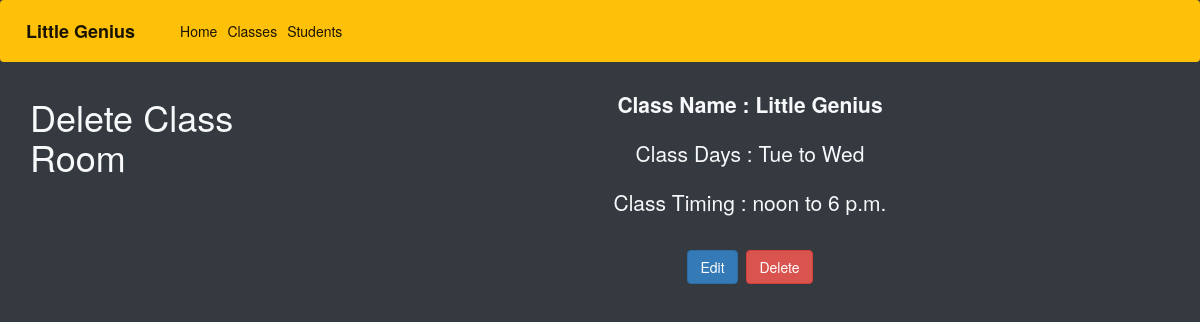
The app's page /class/19 with its own data.
### genius/models.py (models this page shows)
class Create_Class(models.Model):
    created_by = models.ForeignKey(
        User, on_delete=models.SET_NULL, null=True, default=1)
    class_name = models.CharField(max_length=150, null=True)
    from_choice = (
        ('Mon', 'Monday'),
        ('Tue', 'Tuesday'),
        ('Wed', 'Wednesday'),
        ('Thu', 'Thursday'),
        ('Fri', 'Friday'),
        ('Sat', 'Saturday'),
        ('Sun', 'Sunday'),
    )
    from_days = models.CharField(max_length=10, choices=from_choice)
    to_days = models.CharField(max_length=10, choices=from_choice)
    from_time = models.TimeField()
    to_time = models.TimeField()
    created_on = models.DateTimeField(auto_now=True)
    def get_absolute_url(self):
        return f"/class/{self.pk}"
    def get_edit_url(self):
        return f"{self.get_absolute_url()}/edit"
    def get_delete_url(self):
        return f"{self.get_absolute_url()}/delete"

### genius/views.py (the view)
# urls.py: path('class/<int:id>', Class_Detail, name='detail'),
def Class_Detail(request, id):
    objs = get_object_or_404(Create_Class, id=id)
    templatename = 'genius/class_detail.html'
    context = {'obj': objs, 'form': None}
    return render(request, templatename, context)

### genius/templates/genius/class_detail.html
{% extends 'base.html' %}
{% block content %}
<div class="row ">
    <div class="col">
        <h1 class="ml-4">Delete Class Room</h1>
    </div>
    <div class="col-9 text-center">
        <div class="">
            <div class="card-dark text-light ">
                    <div class="card-body">
                        <p class="lead font-weight-bold">Class Name : {{obj.class_name}}</p>
                        <p class="lead">Class Days : {{obj.from_days}} to {{obj.to_days}}</p>
                        <p class="lead">Class Timing : {{obj.from_time}} to {{obj.to_time}}</p>
                    </div>
                    <div class="card-foot mb-3">
                        <a class="btn btn-primary" href="{{ obj.get_edit_url }}">Edit</a>
                        <a class="btn btn-danger ml-2" href="{{ obj.get_delete_url }}">Delete</a>
                    </div>
                </div>
            </div>
        </div>
    </div>
</div>
{% endblock content %}

### records on screen
Create_Class: class_name "Little Genius", from_days "Tue", to_days "Wed", from_time "noon", to_time "6 p.m."
